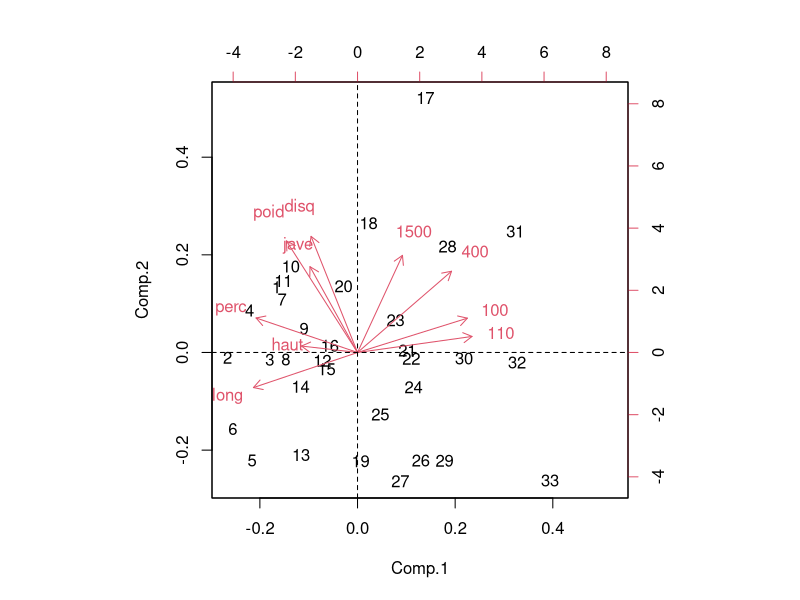
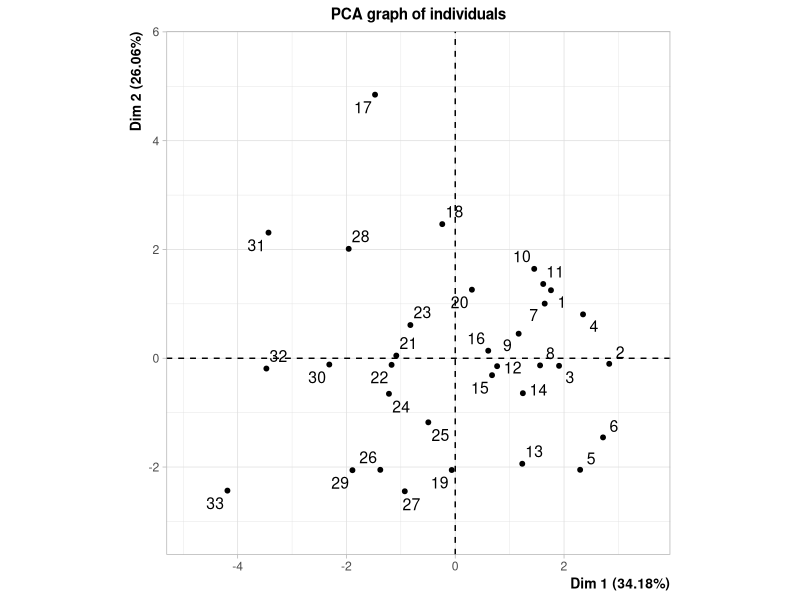
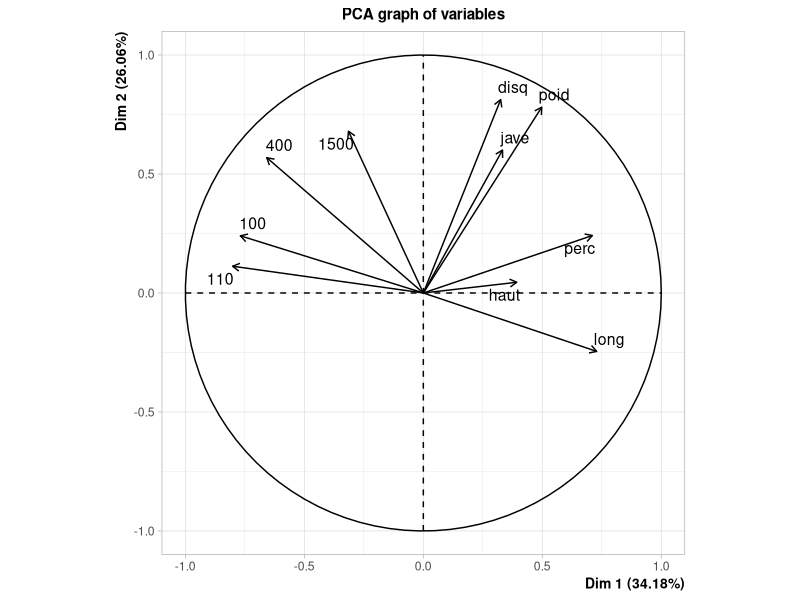
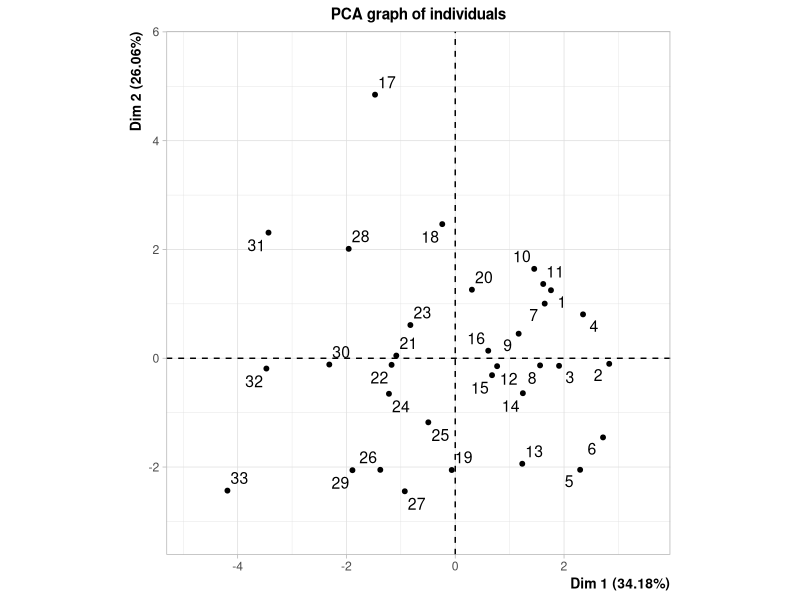
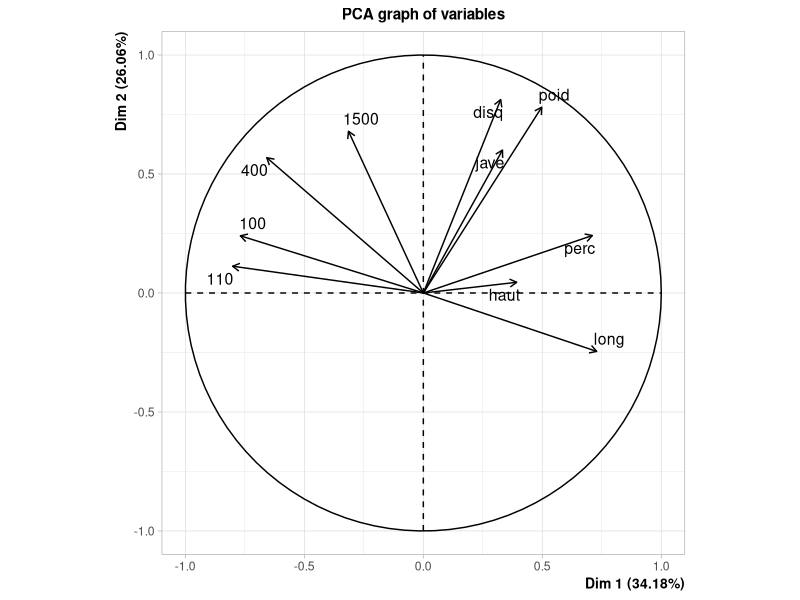
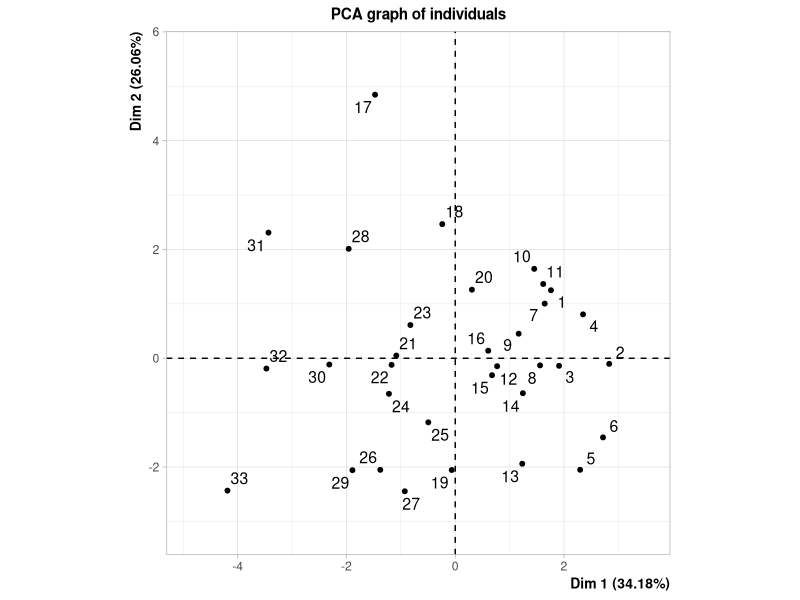

Here is the R script that generated these plots, in order: (Note: this script raises an error after producing the figures.)


install.packages('ade4')
library(ade4)
library(FactoMineR)

data(olympic)

par(mfrow=c(1,1))
#princomp
pca.olympic_nc <- princomp(olympic$tab)
pca.olympic <- princomp(olympic$tab, cor=T)
biplot(pca.olympic, pch=5)
abline(h=0, lty=2)
abline(v=0, lty=2)

par(mfrow=c(1,2))
#FactoMineR
PCA.olympic_nc <- PCA(olympic$tab)
PCA.olympic <- PCA(olympic$tab, scale.unit=T, ncp=5, graph=T)

#compare loadings
# pca.olympic$loadings
PCA.olympic.loadings <- sweep(PCA.olympic$var$coord, 2, sqrt(PCA.olympic$eig[1:5,1]), FUN="/")
# PCA.olympic.loadings
ld_compare <- cbind(-PCA.olympic.loadings[,1], pca.olympic$loadings[,1], (PCA.olympic.loadings[,1] + pca.olympic$loadings[,1]))
colnames(ld_compare) <- c('FactoMineR PCA (inv)', 'princomp PCA', 'diff')
ld_compare

par(mfrow=c(1,1))
plot(PCA.olympic)
points(-pca.olympic$scores[,1], pca.olympic$scores[,2], col='red', pch=0)


#Compare plots
par(mfrow=c(2,2))
plot(pca.olympic)
plot(pca.olympic, type='l')

PCA.bp <- barplot(PCA.olympic$eig[,1])
plot(x=PCA.bp, y=PCA.olympic$eig[,1])
lines(x=PCA.bp, y=PCA.olympic$eig[,1], type='l')


#Compare eigenvalues
PCA.olympic$eig
#First two dimensions resume 50% of the total inertia (i.e. total variance)

pca.eig <- pca.olympic$sdev^2
vars <- pca.olympic$sdev^2 
vars <- vars/sum(vars) 
pca.eig <- cbind(pca.eig, vars*100, cumsum(vars)*100)
colnames(pca.eig) <- colnames(PCA.olympic$eig)
pca.eig






























          biplot(pca.olympic)
          data.frame(olympic$tab[, '1500'], pca.olympic$scores[,1])
          
          par(mfrow=c(1,2))
          plot(olympic$tab[, '1500'], pca.olympic$scores[,1], pch=23, bg='red', cex=2)
          plot(olympic$tab[, 'jave'], pca.olympic$scores[,2], pch=23, bg='red', cex=2)
          
          #Overall score
          plot(pca.olympic$scores[,1], olympic$score, xlab='Comp. 1', pch=23, bg='red', cex=2)











  







          PCA.olympic$var
          #Long.jump and x100m are negatively correlated (faster x100m correlates with longer shot put)
          
          ###########VARIABLES BASED ON SPEED###################
          res.pca_contrb <- data.frame(res.pca$var$contrib)
          res.pca_contrb[order(-res.pca_contrb$Dim.1),]
#The first axis opposes athletes who are "good everywhere" like Karpov during the Olympic Games between those who are 
#"bad everywhere" like Bourguignon during the Decastar. This dimension is particularly linked to the variables of speed 
#and long jump which constitute a homogeneous group.
par(mfrow=c(2,2))
olympic_p <- olympic$tab
plot(olympic_p[,c('100')], PCA.olympic$ind$coord[,1])
abline(lm(PCA.olympic$ind$coord[,1]~olympic_p[,c('100')]))

plot(olympic_p[,c('110')], PCA.olympic$ind$coord[,1])
abline(lm(PCA.olympic$ind$coord[,1]~olympic_p[,c('110')]))

plot(olympic_p[,c('long')], PCA.olympic$ind$coord[,1])
abline(lm(PCA.olympic$ind$coord[,1]~olympic_p[,c('long')]))

plot(olympic_p[,c('400')], PCA.olympic$ind$coord[,1])
abline(lm(PCA.olympic$ind$coord[,1]~olympic_p[,c('400')]))

#################################################################

par(mfrow=c(2,2))
plot(olympic_p[,c('100')], -pca.olympic$scores[,1])
abline(lm(-pca.olympic$scores[,1]~olympic_p[,c('100')]))

plot(olympic_p[,c('110')], -pca.olympic$scores[,1])
abline(lm(-pca.olympic$scores[,1]~olympic_p[,c('110')]))

plot(olympic_p[,c('long')], -pca.olympic$scores[,1])
abline(lm(-pca.olympic$scores[,1]~olympic_p[,c('long')]))

plot(olympic_p[,c('400')], -pca.olympic$scores[,1])
abline(lm(-pca.olympic$scores[,1]~olympic_p[,c('400')]))

#########################################################
###########VARIABLES BASED ON STRENGTH###################
res.pca_contrb2 <- data.frame(res.pca$var$contrib)
res.pca_contrb2[order(-res.pca_contrb2$Dim.2),]
#The first axis opposes athletes who are "good everywhere" like Karpov during the Olympic Games between those who are 
#"bad everywhere" like Bourguignon during the Decastar. This dimension is particularly linked to the variables of speed 
#and long jump which constitute a homogeneous group.
par(mfrow=c(2,2))
#Discus
plot(olympic_p[,c('disq')], PCA.olympic$ind$coord[,2])
abline(lm(PCA.olympic$ind$coord[,2]~olympic_p[,c('disq')]))
#Shot put
plot(olympic_p[,c('poid')], PCA.olympic$ind$coord[,2])
abline(lm(PCA.olympic$ind$coord[,2]~olympic_p[,c('poid')]))

plot(olympic_p[,c('400')], PCA.olympic$ind$coord[,2])
abline(lm(PCA.olympic$ind$coord[,2]~olympic_p[,c('400')]))

plot(olympic_p[,c('1500')], PCA.olympic$ind$coord[,2])
abline(lm(PCA.olympic$ind$coord[,2]~olympic_p[,c('1500')]))

#################################################################

par(mfrow=c(2,2))
#Discus
plot(olympic_p[,c('disq')], pca.olympic$scores[,2])
abline(lm(pca.olympic$scores[,2]~olympic_p[,c('disq')]))
#Shotput
plot(olympic_p[,c('poid')], pca.olympic$scores[,2])
abline(lm(pca.olympic$scores[,2]~olympic_p[,c('poid')]))

plot(olympic_p[,c('400')], pca.olympic$scores[,2])
abline(lm(pca.olympic$scores[,2]~olympic_p[,c('400')]))

plot(olympic_p[,c('1500')], pca.olympic$scores[,2])
abline(lm(pca.olympic$scores[,2]~olympic_p[,c('1500')]))







#The second axis opposes athletes who are strong (variables "Discus" and "Shot.put") between those who are not. 
#The variables "Discus", "Shot.put" and "High.jump" are not much correlated to the variables "X100m", "X400m", "X110m.hurdle" 
#and "Long.jump". This means that strength is not much correlated to speed.

#At the end of this first approach, we can divide the factorial plan into four parts: fast and strong athletes (like Sebrle), 
#slow athletes (like Casarsa), fast but weak athletes (like Warners) and slow and weak (relatively speaking!) athletes (like Lorenzo).

####################################################
############## Supplementary variables #############
####################################################
olympic_comb <- cbind(olympic$tab, olympic$score)
colnames(olympic_comb) <- c(colnames(olympic$tab), 'score')

PCA.olympic <- PCA(olympic_comb[,1:11], scale.unit=T, ncp=5,
               quanti.sup=c(11), graph=T)
                    


          res.pca_contrb <- data.frame(res.pca$var$contrib)
          res.pca_contrb <- res.pca_contrb[order(-res.pca_contrb$Dim.1),]
          #The variables the most linked to the number of points are the variables which refer to the speed ("X100m", "X110m.hurdle", "X400m") 
          #and the long jump. On the contrary, "Pole-vault" and "X1500m" do not have a big influence on the number of points. Athletes who are 
          #strong for these two events are not favoured.
          
          
          #Add supllementary categorical variable (Completition)
          res.pca <- PCA(decathlon, scale.unit=T, ncp=5, quanti.sup=c(11:12), quali.sup=13, graph=T)
          #The categories' centres of gravity of this new variable appear on the graph of the individuals. They are located at the barycentre 
          #of the individuals who took them and they represent an average individual. 
          
          summary(res.pca)
          # summary(res.pca, nbelements=Inf, file='pcaresults.txt')
          
          #Color individuals according to the categories' center of gravity
          # plot.PCA(res.pca, axes=c(1, 2), choix="ind", habillage=13)
          plot.PCA(res.pca, axes=c(1, 2), choix="ind", habillage=13, cex=0.8, shadow=T)
          
          #Plot individuals who have a cos2>0.7
          plot.PCA(res.pca, axes=c(1, 2), choix="ind", habillage=13, cex=0.8, shadow=T, select='cos2 0.7')
          plot.PCA(res.pca, axes=c(1, 2), choix="ind", habillage=13, cex=0.8, shadow=T, select='cos2 0.7', unselect=0)
          plot.PCA(res.pca, axes=c(1, 2), choix="ind", habillage=13, cex=0.8, shadow=T, select='cos2 0.7', unselect=1)
          plot.PCA(res.pca, axes=c(1, 2), choix="ind", habillage=13, cex=0.8, shadow=T, select='cos2 0.7', unselect='grey70')
          
          plot.PCA(res.pca, habillage=13, cex=0.8, shadow=T, select='cos2 5')
          plot.PCA(res.pca, axes=c(1, 2), choix="ind", habillage=13, cex=0.8, shadow=T, select='contrib 5')     #Those with the largest contributions are the most extreme individuals
          
          #Graphing variables
          plot(res.pca, choix='var', shadow=T)
          plot(res.pca, choix='var', shadow=T, select="contrib 5")
          plot(res.pca, choix='var', shadow=T, select="cos2 5")
          
          #Ranking variable contribution
          for (i in 1:dim(res.pca$var$contrib)[1]) {
            dimsum[i]<- sum(res.pca$var$contrib[i,1:2])
          }
          sort(dimsum, decreasing=T)
          
          for (i in 1:dim(res.pca$var$cos2)[1]) {
            dimsum[i]<- sum(res.pca$var$cos2[i,1:2])
          }
          sort(dimsum, decreasing=T)
          
          #When looking at the points representing "Decastar" and "Olympic Games", we notice that this last one has higher coordinates on the 
          #first axis than the first one. This shows an evolution in the performances of the athletes. All the athletes who participated to the two 
          #competitions have then slightly better results for the Olympic Games. 
          #However, there is no difference between the points "Decastar" and "Olympic Games" for the second axis. This means that the athletes have 
          #improved their performance but did not change profile (except for Zsivoczky who went from slow and strong during the Decastar to fast and 
          #weak during the Olympic Games).
          
          #We can see that the points which represent the same individual are in the same direction. For example, Sebrle got good results in both 
          #competition but the point which represents his performance during the O.G. is more extreme. Sebrle got more points during the O.G. than during the Decastar.
          
          
          #These tables give the correlation coefficient and the p-value of the variables which are significantly correlated to the principal dimensions. 
          #Both active and supplementary variables whose p-value is smaller than 0.05 appear.
          dimdesc(res.pca, axes=c(1,2))
          #The tables of the description of the two principal axes show that the variables "Points" and "Long.jump" are the most correlated to the first dimension 
          #and "Discus" is the most correlated to the second one. This confirms our first interpretation that atheletes who participate in O.G. are better than those
          #who participate in Decastar
          
          
          #To see whether the categories of the supplementary variable are significantly different from each other, we can draw confidence ellipses around them.
          concat <- cbind.data.frame(decathlon[,13], res.pca$ind$coord)
          ellipse.coord <- coord.ellipse(concat, bary=T)
          plot.PCA(res.pca, habillage=13, ellipse=ellipse.coord, cex=0.8, axes=c(1,3))
          
          
          
          
          
          
          
          
          
          #http://pbil.univ-lyon1.fr/ade4/ade4-html/olympic.html
          par(mfrow=c(2,2))
          pc.bp <- barplot(res.pca$eig[,1])
          lines(x=pc.bp, y=res.pca$eig[,1])
          points(x=pc.bp, y=res.pca$eig[,1])
          
          plot(res.pca, choix='var', shadow=T)
          
          #library(ade4)
          # plot(decathlon$Points, res.pca$dist)
          plot(decathlon$Points, res.pca$ind$coord[,1])
          abline(lm(res.pca$ind$coord[,1]~decathlon$Points))
          
          s.label(res.pca$ind$coord, clab=0.5)
          s.arrow(2*res.pca$var$coord, add.p=T)
          
          par(mfrow=c(1,1))
          plot(res.pca$eig[,1], decathlon$Points, xlab="Dim1", pch=23, bg='red', cex=2)
